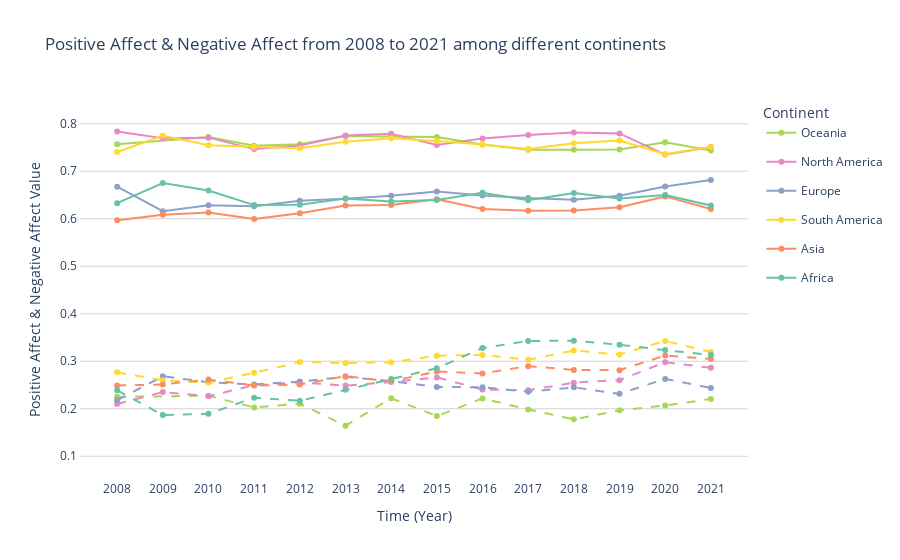

Write notebook code for a chart like this one.
### Code cell
# INITIALIZE GRAPH OBJECT
import numpy as np
import plotly.io as pio
fig = go.Figure()


# Set the continent values
cont = ['Oceania',
        'North America',
        'Europe',
        'South America',
        'Asia',
        'Africa']

# Set the color scheme
scheme = ['rgb(166, 216, 84)',
          'rgb(231, 138, 195)',
          'rgb(141, 160, 203)',
          'rgb(255, 217, 47)',
          'rgb(252, 141, 98)',
          'rgb(102, 194, 165)']
# add trace for every situation
j = 0
for i in cont:
    df4 = df3.query("continent==@i")
    df4_pos = df4[df4["Situation"]=='Positive']
    # get the mean value of the affect based on the year and continent
    df4_pos = df4_pos.groupby('year')['Affect'].mean()
    df4_pos = df4_pos.reset_index(drop=False)
    fig.add_trace(  # Add A trace to the figure
    go.Scatter(  # Specify the type of the trace
        x=df4_pos["year"],  # Data-x
        y=df4_pos["Affect"],  # Data-y
        line =dict(color = scheme[j]),
        name = i,
        opacity=1.0,
        visible=True,  # Specify whether or not to make data-visible when rendered
        legendgroup=cont[j],
        hovertemplate = 'Continent: '+i+
                        '<br>Year: %{x}<br>Positive Value: %{y}<extra></extra>',
    )
)
    
    df4_neg = df4[df4["Situation"]=='Negative']
    # get the mean value of the affect based on the year and continent
    df4_neg = df4_neg.groupby('year')['Affect'].mean()
    df4_neg = df4_neg.reset_index(drop=False)
    fig.add_trace(  # Add A trace to the figure
    go.Scatter(  # Specify the type of the trace
        x=df4_neg["year"],  # Data-x
        y=df4_neg["Affect"],  # Data-y
        line= dict(color = scheme[j],
                   dash = 'dash'),
        name=i+'_Negative',
        opacity=1.0,
        visible=True,  # Specify whether or not to make data-visible when rendered
        legendgroup=i,
        showlegend=False,
        hovertemplate = 'Continent: '+i+
                        '<br>Year: %{x}<br>Negative Value: %{y}<extra></extra>',
    )

)
    j+=1

# update the layout
fig.update_layout(
    xaxis = dict(
        tickvals = list(set(df3['year']))
    ),
    plot_bgcolor = 'rgba(0,0,0,0)',
    title = 'Positive Affect & Negative Affect from 2008 to 2021 among different continents',
    xaxis_title = 'Time (Year)',
    yaxis_title = 'Positive Affect & Negative Affect Value',
    yaxis_range=[0.05,0.85],
    boxmode = 'group',
    legend_title_text = "Continent"
)
# change the y-axis
fig.update_yaxes(
                 showline=True,
                 linewidth=1,
                 showgrid = True, 
                 zeroline=True,
                 gridcolor='lightgrey',
                 layer='below traces',
                 tickvals=[0.1, 0.2, 0.3, 0.4,
                           0.5, 0.6, 0.7, 0.8])
fig.show()
fig.write_html("../img/lineplot_affect.html")

### Figure 1 — Plotly figure (JSON) as saved in the notebook; plotly's stock layout.template omitted (floating-point values rounded to 4 significant figures)
{"data": [{"hovertemplate": "Continent: Oceania<br>Year: %{x}<br>Positive Value: %{y}<extra></extra>", "legendgroup": "Oceania", "line": {"color": "rgb(166, 216, 84)"}, "name": "Oceania", "opacity": 1, "type": "scatter", "visible": true, "x": [2008, 2010, 2011, 2012, 2013, 2014, 2015, 2016, 2017, 2018, 2019, 2020, 2021], "y": [0.7566, 0.7723, 0.7539, 0.7568, 0.774, 0.7735, 0.772, 0.7562, 0.7455, 0.7455, 0.746, 0.7608, 0.7435]}, {"hovertemplate": "Continent: Oceania<br>Year: %{x}<br>Negative Value: %{y}<extra></extra>", "legendgroup": "Oceania", "line": {"color": "rgb(166, 216, 84)", "dash": "dash"}, "name": "Oceania_Negative", "opacity": 1, "showlegend": false, "type": "scatter", "visible": true, "x": [2008, 2010, 2011, 2012, 2013, 2014, 2015, 2016, 2017, 2018, 2019, 2020, 2021], "y": [0.2252, 0.2274, 0.2027, 0.2106, 0.1643, 0.2222, 0.1847, 0.2217, 0.1985, 0.1777, 0.1967, 0.2068, 0.2207]}, {"hovertemplate": "Continent: North America<br>Year: %{x}<br>Positive Value: %{y}<extra></extra>", "legendgroup": "North America", "line": {"color": "rgb(231, 138, 195)"}, "name": "North America", "opacity": 1, "type": "scatter", "visible": true, "x": [2008, 2009, 2010, 2011, 2012, 2013, 2014, 2015, 2016, 2017, 2018, 2019, 2020, 2021], "y": [0.7836, 0.7697, 0.7708, 0.7466, 0.754, 0.7754, 0.7788, 0.7555, 0.7688, 0.7764, 0.7818, 0.7796, 0.7351, 0.7509]}, {"hovertemplate": "Continent: North America<br>Year: %{x}<br>Negative Value: %{y}<extra></extra>", "legendgroup": "North America", "line": {"color": "rgb(231, 138, 195)", "dash": "dash"}, "name": "North America_Negative", "opacity": 1, "showlegend": false, "type": "scatter", "visible": true, "x": [2008, 2009, 2010, 2011, 2012, 2013, 2014, 2015, 2016, 2017, 2018, 2019, 2020, 2021], "y": [0.2101, 0.2351, 0.2266, 0.2496, 0.2557, 0.2487, 0.2562, 0.2661, 0.2404, 0.2391, 0.255, 0.2602, 0.2979, 0.2862]}, {"hovertemplate": "Continent: Europe<br>Year: %{x}<br>Positive Value: %{y}<extra></extra>", "legendgroup": "Europe", "line": {"color": "rgb(141, 160, 203)"}, "name": "Europe", "opacity": 1, "type": "scatter", "visible": true, "x": [2008, 2009, 2010, 2011, 2012, 2013, 2014, 2015, 2016, 2017, 2018, 2019, 2020, 2021], "y": [0.6676, 0.6159, 0.6283, 0.6262, 0.6379, 0.6421, 0.6487, 0.6575, 0.6491, 0.6435, 0.6399, 0.6485, 0.668, 0.6814]}, {"hovertemplate": "Continent: Europe<br>Year: %{x}<br>Negative Value: %{y}<extra></extra>", "legendgroup": "Europe", "line": {"color": "rgb(141, 160, 203)", "dash": "dash"}, "name": "Europe_Negative", "opacity": 1, "showlegend": false, "type": "scatter", "visible": true, "x": [2008, 2009, 2010, 2011, 2012, 2013, 2014, 2015, 2016, 2017, 2018, 2019, 2020, 2021], "y": [0.2177, 0.2684, 0.2557, 0.2511, 0.2571, 0.2671, 0.2582, 0.2458, 0.2454, 0.2358, 0.245, 0.2314, 0.2629, 0.2438]}, {"hovertemplate": "Continent: South America<br>Year: %{x}<br>Positive Value: %{y}<extra></extra>", "legendgroup": "South America", "line": {"color": "rgb(255, 217, 47)"}, "name": "South America", "opacity": 1, "type": "scatter", "visible": true, "x": [2008, 2009, 2010, 2011, 2012, 2013, 2014, 2015, 2016, 2017, 2018, 2019, 2020, 2021], "y": [0.7405, 0.7748, 0.7549, 0.7509, 0.7483, 0.7621, 0.7692, 0.7636, 0.7566, 0.7471, 0.7587, 0.7646, 0.7359, 0.751]}, {"hovertemplate": "Continent: South America<br>Year: %{x}<br>Negative Value: %{y}<extra></extra>", "legendgroup": "South America", "line": {"color": "rgb(255, 217, 47)", "dash": "dash"}, "name": "South America_Negative", "opacity": 1, "showlegend": false, "type": "scatter", "visible": true, "x": [2008, 2009, 2010, 2011, 2012, 2013, 2014, 2015, 2016, 2017, 2018, 2019, 2020, 2021], "y": [0.2766, 0.2599, 0.2553, 0.2758, 0.2982, 0.2962, 0.2977, 0.3118, 0.3134, 0.303, 0.3226, 0.3143, 0.3428, 0.3194]}, {"hovertemplate": "Continent: Asia<br>Year: %{x}<br>Positive Value: %{y}<extra></extra>", "legendgroup": "Asia", "line": {"color": "rgb(252, 141, 98)"}, "name": "Asia", "opacity": 1, "type": "scatter", "visible": true, "x": [2008, 2009, 2010, 2011, 2012, 2013, 2014, 2015, 2016, 2017, 2018, 2019, 2020, 2021], "y": [0.5966, 0.6083, 0.6133, 0.5993, 0.6117, 0.6278, 0.629, 0.6412, 0.6205, 0.6167, 0.6174, 0.6241, 0.647, 0.6206]}, {"hovertemplate": "Continent: Asia<br>Year: %{x}<br>Negative Value: %{y}<extra></extra>", "legendgroup": "Asia", "line": {"color": "rgb(252, 141, 98)", "dash": "dash"}, "name": "Asia_Negative", "opacity": 1, "showlegend": false, "type": "scatter", "visible": true, "x": [2008, 2009, 2010, 2011, 2012, 2013, 2014, 2015, 2016, 2017, 2018, 2019, 2020, 2021], "y": [0.2491, 0.2511, 0.2616, 0.2487, 0.2511, 0.2687, 0.2577, 0.2785, 0.2744, 0.2897, 0.2816, 0.2812, 0.3122, 0.3047]}, {"hovertemplate": "Continent: Africa<br>Year: %{x}<br>Positive Value: %{y}<extra></extra>", "legendgroup": "Africa", "line": {"color": "rgb(102, 194, 165)"}, "name": "Africa", "opacity": 1, "type": "scatter", "visible": true, "x": [2008, 2009, 2010, 2011, 2012, 2013, 2014, 2015, 2016, 2017, 2018, 2019, 2020, 2021], "y": [0.6327, 0.6753, 0.6593, 0.6287, 0.6293, 0.6425, 0.6361, 0.6394, 0.6547, 0.6389, 0.654, 0.6426, 0.6499, 0.6278]}, {"hovertemplate": "Continent: Africa<br>Year: %{x}<br>Negative Value: %{y}<extra></extra>", "legendgroup": "Africa", "line": {"color": "rgb(102, 194, 165)", "dash": "dash"}, "name": "Africa_Negative", "opacity": 1, "showlegend": false, "type": "scatter", "visible": true, "x": [2008, 2009, 2010, 2011, 2012, 2013, 2014, 2015, 2016, 2017, 2018, 2019, 2020, 2021], "y": [0.2387, 0.1867, 0.1892, 0.2233, 0.2168, 0.2401, 0.2627, 0.2852, 0.3279, 0.3426, 0.3432, 0.3347, 0.3234, 0.3131]}], "layout": {"boxmode": "group", "legend": {"title": {"text": "Continent"}}, "plot_bgcolor": "rgba(0,0,0,0)", "title": {"text": "Positive Affect & Negative Affect from 2008 to 2021 among different continents"}, "xaxis": {"tickvals": [2016, 2017, 2018, 2019, 2020, 2021, 2008, 2009, 2010, 2011, 2012, 2013, 2014, 2015], "title": {"text": "Time (Year)"}}, "yaxis": {"gridcolor": "lightgrey", "layer": "below traces", "linewidth": 1, "range": [0.05, 0.85], "showgrid": true, "showline": true, "tickvals": [0.1, 0.2, 0.3, 0.4, 0.5, 0.6, 0.7, 0.8], "title": {"text": "Positive Affect & Negative Affect Value"}, "zeroline": true}}}
